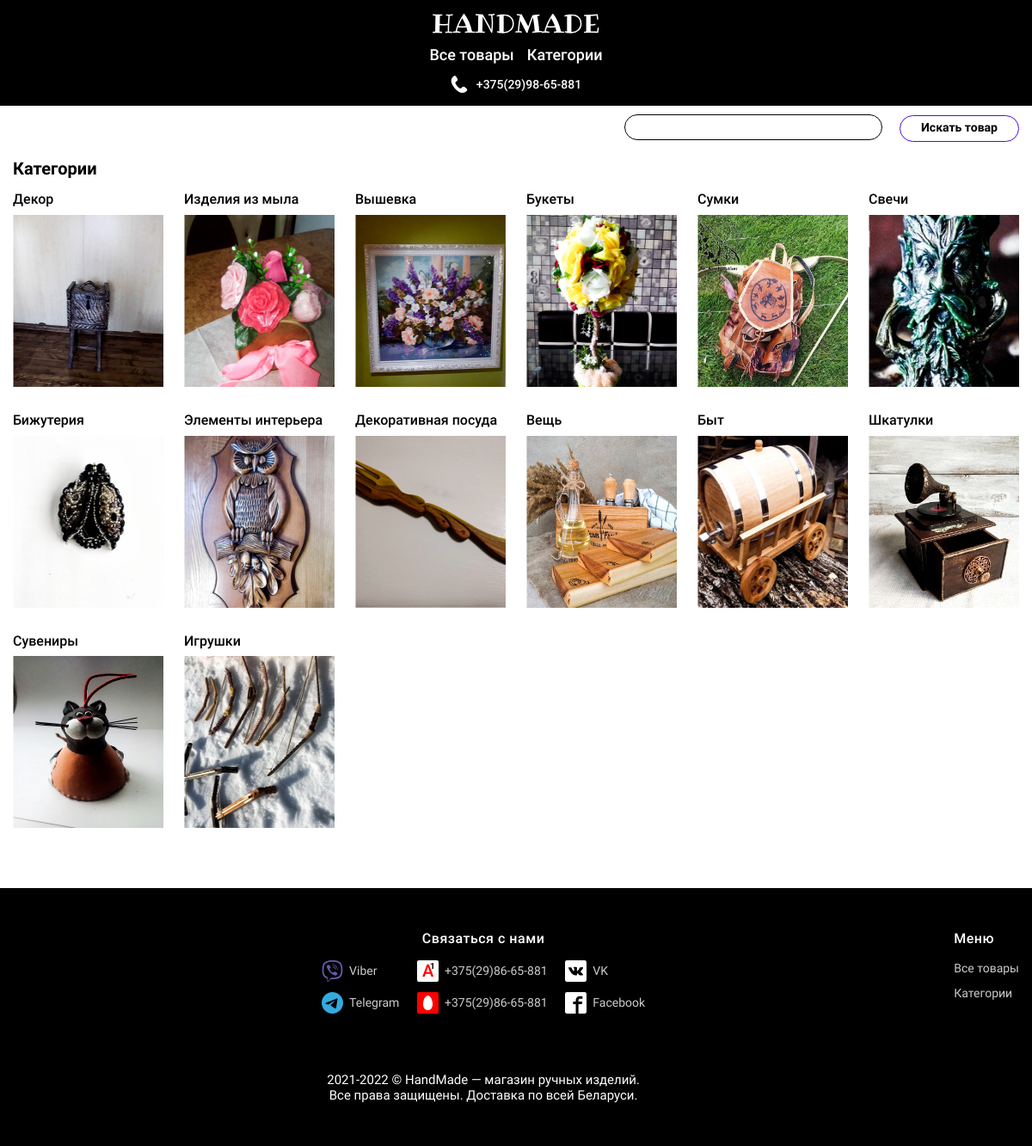
Page /categories/ on the committed database.
### app.py (models this page shows, shortened)
class Product(db.Model):
    id = db.Column(db.Integer, primary_key=True)
    title = db.Column(db.String(80), default='Product №' + id)
    desc = db.Column(db.Text, default='There is no description')
    desc_opt = db.Column(db.String(250), default='There is no description')
    date = db.Column(db.DateTime, default=datetime.utcnow)
    visibility = db.Column(db.Boolean, default=True)
    price = db.Column(db.Integer, nullable=True)
    categories = db.Column(db.String(250), nullable=True)
    image = db.Column(db.String(250), nullable=True)
    author = db.Column(db.String(250), nullable=True)
    availability = db.Column(db.Integer, nullable=True)
    assignment = db.Column(db.String(250), nullable=True)
    material = db.Column(db.String(250), nullable=True)
    material_opt = db.Column(db.String(250), nullable=True)
    color = db.Column(db.String(250), nullable=True)
    color_opt = db.Column(db.String(250), nullable=True)
    size = db.Column(db.String(250), nullable=True)
    weight = db.Column(db.String(250), nullable=True)
    guarantee = db.Column(db.String(250), nullable=True)

### app.py (the view)
@app.route('/categories/')
def categories():
    products = Product.query.filter(Product.visibility == True).filter(Product.categories != "").all()
    categories = []
    cat_images = []
    for product in products:
        categories.append(product.categories)
        cat_images.append(product.image)
    cat_img = dict(zip(categories, cat_images))
    categories = []
    cat_images = []
    for c, i in cat_img.items():
        categories.append(c)
        cat_images.append((i.split(' '))[0])
    return render_template("categories.html", categories=categories, cat_images=cat_images)

### templates/categories.html (shortened to what this page needs)
{% extends 'base.html' %}
{% block body %}
<div class="page">
        <div class="container">
            <div class="page__content">
                <section class="goods-categories">
                    <div class="goods-categories__title">Категории</div>
                    <div class="goods-categorie__cards">
                        {% for index in range(categories|length) %}
                        <div class="goods-categorie__card">
                            <a href="{{ url_for('category_product', category=categories[index]) }}" class="goods-categorie__link">
                                <div class="goods-categorie__title">{{categories[index]}}</div>
                                <div class="goods-categorie__img">
                                    <img src="{{ url_for('static', filename=cat_images[index]) }}" alt="card" class="goods-categorie__photo">
                                </div>
                            </a>
                        </div>
                        {% endfor %}
                    </div>
                </section>
            </div>
        </div>
    </div>
{% endblock %}

### static/css/app.css (style rules this page uses)
html { line-height: 1.15; -webkit-text-size-adjust: 100% }
body { margin: 0 }
a { background-color: transparent }
img { border-style: none }
img { display: block }
body { color: #fff; font-size: 14px; font-weight: 400; line-height: 19px; font-family: Roboto }
.container { max-width: 1200px; margin: 0 auto; padding: 0 15px }
.all-goods, .categories, .new-goods, .popular-goods, .goods-categories, .similar-products { padding: 10px 0 0 0 }
.all-goods__title, .categories__title, .new-goods__title, .popular-goods__title, .goods-categories__title, .similar-products__title { font-size: 20px; line-height: 1.15; font-weight: 700; color: #000; margin-bottom: 15px }
.goods-categorie__cards { display: flex; width: 100%; flex-wrap: wrap; column-gap: 24px; padding-bottom: 15px; }
.goods-categorie__cards:last-child { padding-bottom: 40px; }
.goods-categorie__card { min-width: 175px; width: 175px; transition: .4s linear; margin-bottom: 30px; }
.goods-categorie__link { text-decoration: none; color: #000; }
.goods-categorie__title { font-weight: 500; font-size: 16px; line-height: 1.18; padding-bottom: 8px; }
.goods-categorie__img { position: relative; height: 200px; overflow: hidden; }
.goods-categorie__photo { width: 100%; height: 100%; position: absolute; left: 50%; transform: translateX(-50%); }
@media (max-width:1200px) { .cards, .goods-categorie__cards { -ms-flex-wrap: wrap; flex-wrap: wrap } }

### rows in the picture
Product: categories "Декор"
Product: categories "Изделия из мыла"
Product: categories "Вышевка"
Product: categories "Букеты"
Product: categories "Сумки"
Product: categories "Свечи"
Product: categories "Бижутерия"
Product: categories "Элементы интерьера"
Product: categories "Декоративная посуда"
Product: categories "Вещь"
Product: categories "Быт"
Product: categories "Шкатулки"
Product: categories "Сувениры"
Product: categories "Игрушки"
